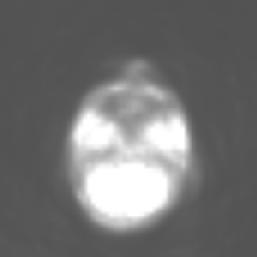
#> input picture CV/images/contrast/skull1.jpeg, 257 x 257 px; the run also reads 1 picture not shown here
$ jupyter execute --allow-errors contrast.ipynb   (shell and % lines are left out)   (older library calls are emulated)
#> lines starting #> are read from the running program, lines starting #| are printed output that depends on the picture
[cell 1]
import numpy as np
import matplotlib.pyplot as plt
import imageio
import cv2
from scipy import ndimage
from scipy import stats
import os
import cvutils as cvu
import seaborn as sns
from matplotlib import pyplot as plt
import pandas as pd
plt.rcParams['figure.dpi'] = 200

# Тука ја дефинираме првата функција за Матеа
тоа е едноставна функција која што печати само `Матеа`

[cell 2]
def im_log_transformation(im):
    im = cvu.norm(im, a_new=0, b_new=1)
    return np.log2(im + 1) * 255

[cell 3]
def for_matea():
    print("Matea")

[cell 4]
skull_im = cv2.imread('./images/contrast/skull1.jpeg', cv2.IMREAD_GRAYSCALE)
#> skull_im is the input picture: shape (257, 257); min 81, max 255, mean 114.1
skull_pre_norm_im = cv2.imread('./images/contrast/skull1-contrast-normalized.jpeg', cv2.IMREAD_GRAYSCALE)
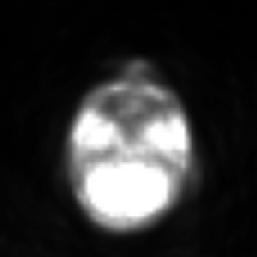
#> input picture CV/images/contrast/skull1-contrast-normalized.jpeg, 257 x 257 px
#> skull_pre_norm_im is the input picture: shape (257, 257); min 0, max 255, mean 46.7

print(np.min(skull_pre_norm_im))
#| 0
# skull_norm_im = (skull_im - skull_im.min()) * (254 / (skull_im.max() - skull_im.min())).astype(np.int)
#> (the rest of this cell did not finish here and is left out)

#> (a cell that did not finish here is left out)

#> (a cell that did not finish here is left out)

[cell 7]
kwargs = {'cumulative': True}
sns.distplot(skull_im, hist_kws=kwargs, kde_kws=kwargs)
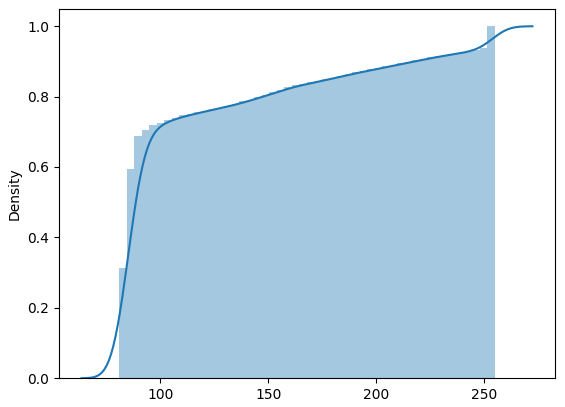
#> figure drawn by matplotlib, 1 panel; tallest bar 1 high, from x = 251.5 to 255; curve peaks at x = 272.5, y = 1

[cell 8]
# df_skull = pd.DataFrame({'x': im_hist_equalization(skull_im.astype(np.int32)).reshape(1,-1)[0]})
kwargs = {'cumulative': True}
#> (the rest of this cell did not finish here and is left out)

[cell 9]
pale_pattern_im = cv2.imread('./images/contrast/pale-pattern1.jpeg', cv2.IMREAD_GRAYSCALE)
pale_pattern_pre_norm_im = cv2.imread('./images/contrast/pale-pattern1-contrast-normalized.png', cv2.IMREAD_GRAYSCALE)
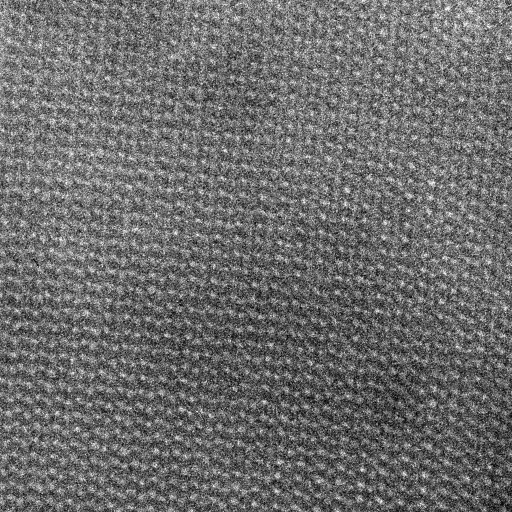
#> input picture CV/images/contrast/pale-pattern1-contrast-normalized.png, 1024 x 1024 px (shown at 1/2 size)
#> pale_pattern_pre_norm_im is the input picture: shape (1024, 1024); min 0, max 255, mean 108.6

#> (the rest of this cell did not finish here and is left out)

[cell 10]
# fig, axes = plt.subplots(1, 2, sharex=True, figsize=(30, 10))

# for ax, image in zip(axes, [skull_im, skull_im_new]):
#         ax.imshow(image)
figure, axis = plt.subplots(1, 2)
kwargs = {'cumulative': True}
sns.distplot(pale_pattern_im.astype(np.int32), hist_kws=kwargs, kde_kws=kwargs, ax=axis[0])
sns.distplot(pale_pattern_pre_norm_im.astype(np.int32), hist_kws=kwargs, kde_kws=kwargs, ax=axis[1])
# sns.distplot(pale_pattern_norm_im.astype(np.int32), hist_kws=kwargs, kde_kws=kwargs, ax=axis[2])
# sns.distplot(pale_pattern_hist_equ_im.astype(np.int32), hist_kws=kwargs, kde_kws=kwargs, ax=axis[3])
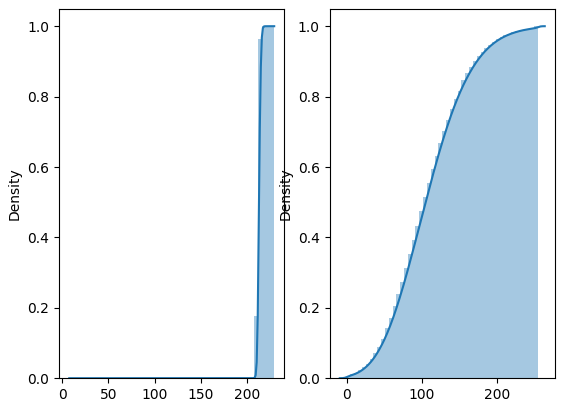
#> figure drawn by matplotlib, 2 panels; panel 1: tallest bar 1 high, from x = 224.6 to 229; panel 1: curve peaks at x = 229.3, y = 1; panel 2: tallest bar 1 high, from x = 249.9 to 255; panel 2: curve peaks at x = 264.1, y = 1

[cell 11]
sns.distplot(pale_pattern_im.astype(np.int32), hist_kws=kwargs, kde_kws=kwargs)
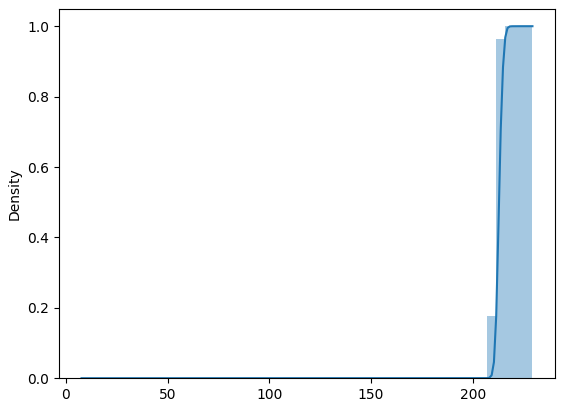
#> figure drawn by matplotlib, 1 panel; tallest bar 1 high, from x = 224.6 to 229; curve peaks at x = 229.3, y = 1
